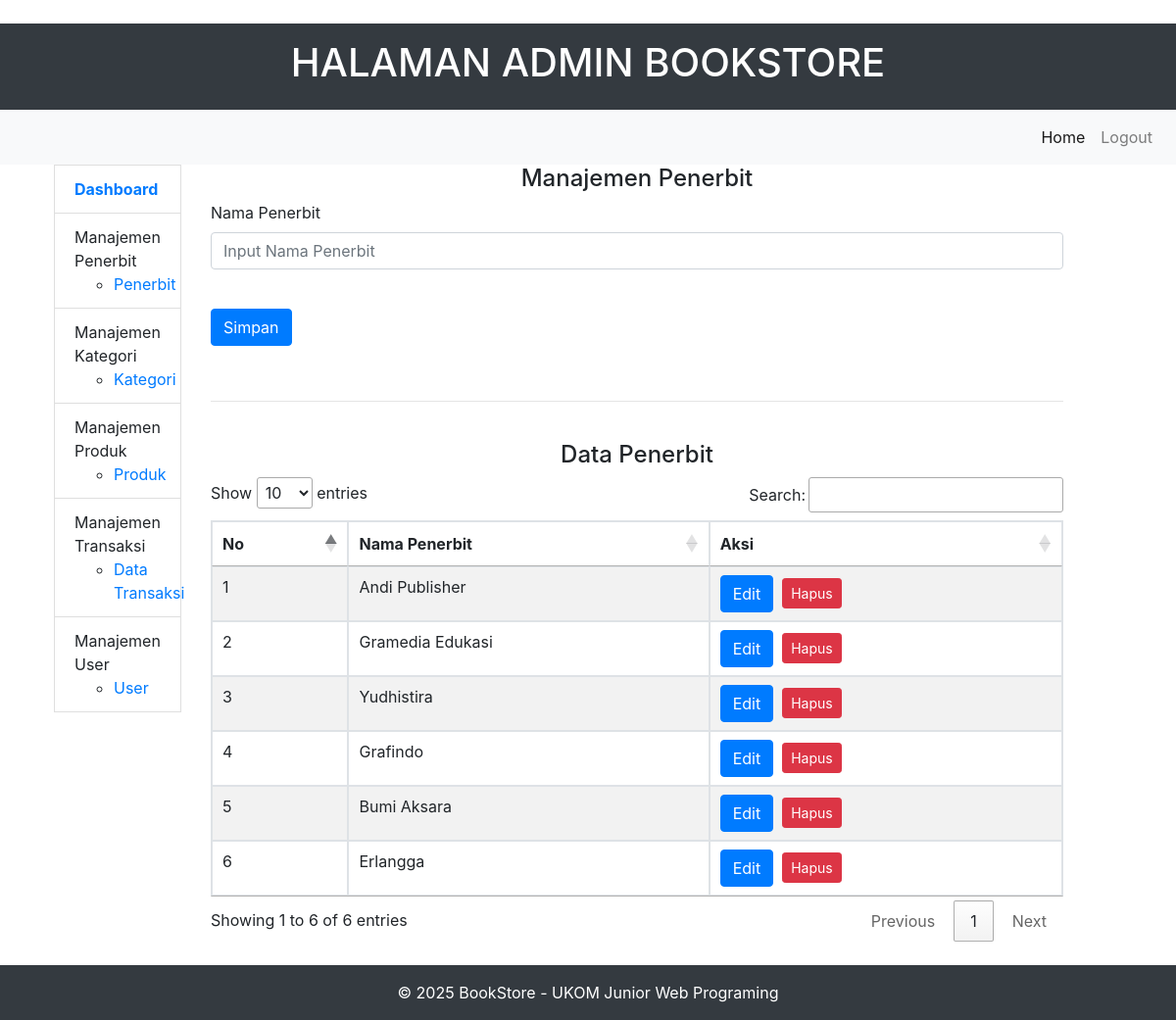
The page /admin/penerbit.php (signed in) on the database its author committed.
### tables this page shows
CREATE TABLE `tb_penerbit` (
  `id_penerbit` int(11) NOT NULL,
  `nama_penerbit` varchar(100) NOT NULL
);

### admin/penerbit.php (the view, shortened to what this page needs)
<?php
include "../koneksi.php";
$datapenerbit="SELECT * FROM tb_penerbit ORDER BY id_penerbit DESC";
$resultpenerbit = $conn->query($datapenerbit);
?>
<!DOCTYPE html>
<html lang="en">
<head>
    <?php include "title.php"; ?>
    <link rel="stylesheet" type="text/css" href="https://cdn.datatables.net/1.11.5/css/jquery.dataTables.css">
</head>
<body  class="d-flex flex-column h-100">
    <?php include 'header.php'; ?>
    <?php include 'menu.php'; ?>
    <div class="container-fluid">
        <div class="row">
            <?php include 'sidebar.php'; ?>
            <div class="col-md-9">
            <h4 class="text-center" >Manajemen Penerbit</h1>
        <form action="" method="POST">
            <div class="form-group">
                <label for="nama_penerbit">Nama Penerbit</label>
                <input type="text" class="form-control" name="nama_penerbit" placeholder="Input Nama Penerbit" required>
            </div>
            <br>
            <div class="form-group">
            <input type="submit" class="btn btn-primary" name="SIMPAN" value="Simpan">
            </div>
        <br><hr><br>
        <h4 class="text-center" >Data Penerbit</h1>
                <div class="table-responsive">
                    <table id="myTable" class="table table-bordered table-striped">
                        <thead>
                            <tr>
                                <th>No</th>
                                <th>Nama Penerbit</th>
                                <th>Aksi</th>
                            </tr>
                        </thead>
                        <tbody>
                            <?php
                            $no = 1;
                            while ($penebit = $resultpenerbit->fetch_assoc()) {
                                echo '<tr>';
                                echo '<td>' . $no++ . '</td>';
                                echo '<td>' . $penebit['nama_penerbit'] . '</td>';
                                echo '<td>';
                                            echo '<a href="edit-penerbit.php?id_penerbit=' . $penebit['id_penerbit'] . '" class="btn btn-primary">Edit</a> &nbsp';
                                            echo '<a href="?delete_id=' . $penebit['id_penerbit'] . '" class="btn btn-danger btn-sm" onclick="return confirm(\'Apakah Anda yakin ingin menghapus Kategori ini?\')">Hapus</a> &nbsp;';
                                echo '</td>';
                                echo '</tr>';
                            }
                            ?>
                        </tbody>
                    </table>
                </div>
            </div>
        </div>
    </div>
<?php include 'footer.php'; ?>

### rows shown on the page
tb_penerbit: nama_penerbit "Andi Publisher"
tb_penerbit: nama_penerbit "Gramedia Edukasi"
tb_penerbit: nama_penerbit "Yudhistira"
tb_penerbit: nama_penerbit "Grafindo"
tb_penerbit: nama_penerbit "Bumi Aksara"
tb_penerbit: nama_penerbit "Erlangga"
